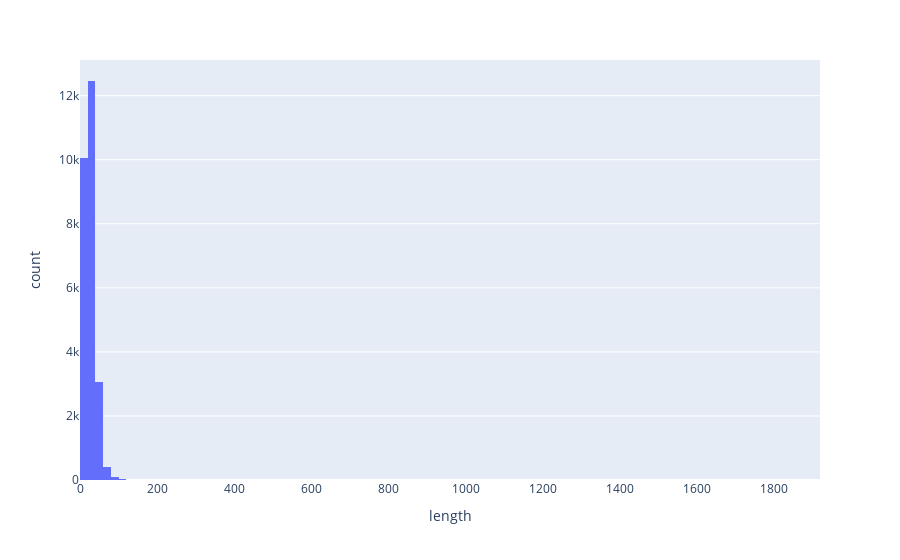

The cell this chart's notebook holds for it:
### Code cell
histogram(data_frame=len_token_df, x='length', nbins=100)

### Figure 1 — Plotly figure (JSON) as saved in the notebook; plotly's stock layout.template omitted (floating-point values rounded to 4 significant figures; data arrays with more than 128 entries replaced by an {"elided": "..."} marker saying what was removed)
{"data": [{"alignmentgroup": "True", "bingroup": "x", "hoverlabel": {"namelength": 0}, "hovertemplate": "length=%{x}<br>count=%{y}", "legendgroup": "", "marker": {"color": "#636efa"}, "name": "", "nbinsx": 100, "offsetgroup": "", "orientation": "v", "showlegend": false, "type": "histogram", "x": {"elided": "26215 int values"}, "xaxis": "x", "yaxis": "y"}], "layout": {"autosize": true, "barmode": "relative", "legend": {"tracegroupgap": 0}, "margin": {"t": 60}, "xaxis": {"anchor": "y", "autorange": true, "domain": [0, 1], "range": [-0.5, 1920.0], "title": {"text": "length"}, "type": "linear"}, "yaxis": {"anchor": "x", "autorange": true, "domain": [0, 1], "range": [0, 13110.0], "title": {"text": "count"}}}}
